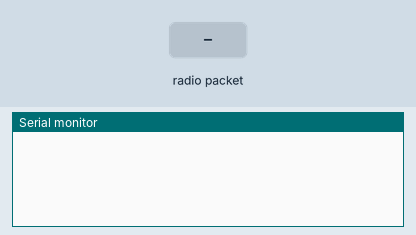
Recording of a sketch running on a simulated Arduino Uno, built with avr-gcc and run on an emulated ATmega328P. On the bench: the last lines printed to the serial monitor. Inputs (shaded band) come from the test bench. No radio packets arrive unless stated.

Above: at 1.2 s.
1.3 s: radio packet "1" arrives
At 1.9 s:
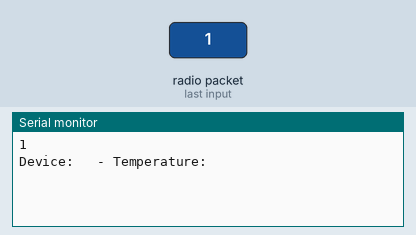
2.8 s: radio packet "0" arrives
At 4.0 s:
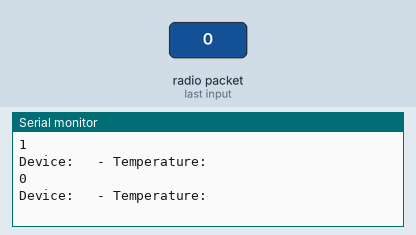
4.3 s: radio packet "2" arrives
At 5.4 s:
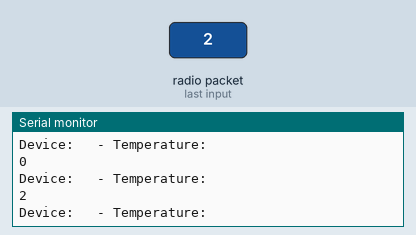

Measured:
- after the input at 1.3 s, the serial monitor: prints a new line at once (image 1)
- after the input at 2.8 s, the serial monitor: prints a new line at once (image 2)
- after the input at 4.3 s, the serial monitor: prints a new line at once (image 3)

The sketch:

receiver.ino
```cpp
#include <RH_ASK.h>
#include <SPI.h>

RH_ASK rf_driver;

String temp;
String device;
String str_out;

void setup() {
    rf_driver.init();
    Serial.begin(9600);
}

void loop() {
    // Set buffer to size of expected message
    uint8_t buf[13];
    uint8_t buflen = sizeof(buf);
    // Check if received packet is correct size
    //Serial.println(rf_driver.recv(buf, &buflen));
    if (rf_driver.recv(buf, &buflen)) {
      str_out = String((char*)buf);
      Serial.println(str_out);
      device = str_out.substring(8, 7);
      temp = str_out.substring(9, 13);

      // Print values to Serial Monitor
      Serial.print("Device: ");
      Serial.print(device);
      Serial.print("  - Temperature: ");
      Serial.println(temp);
    }
}
```
